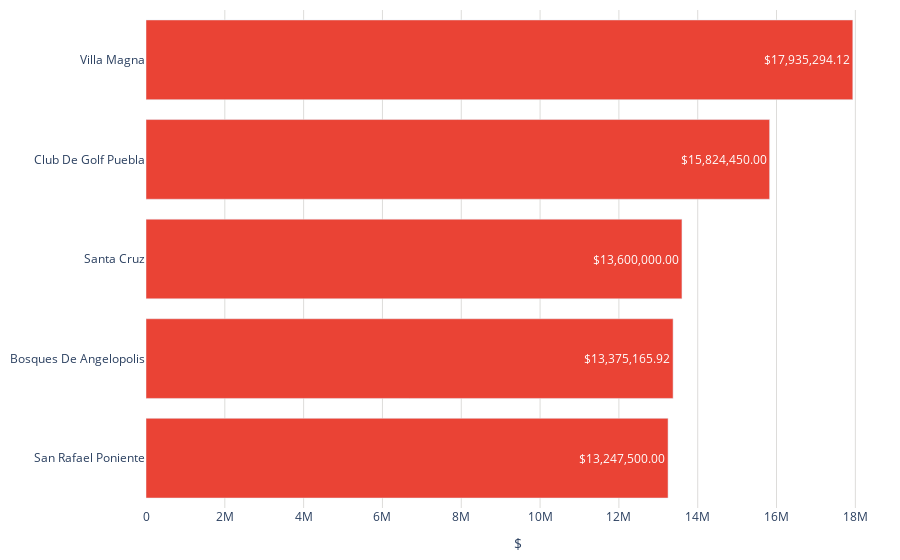

Notebook cell for this chart:
### Code cell
colores = ['#df00ff','#939fad','#6773df','#67c2df','#7cc668','#ffb038','#ff4853','#3d45c0']
col = top_colonias_caras['colonia']
precio = top_colonias_caras['precio']
fig = go.Figure()
fig.add_trace(go.Bar(
    y=col[::-1],  # Invertir el orden de los datos
    x=precio[::-1],  # Invertir el orden de los datos
    orientation='h', 
    marker_color='#ea4335',  # Colores de las barras
    text=precio[::-1].apply(lambda x: '${:,.2f}'.format(x)),  # Invertir el orden de los datos
    textposition='inside',  # Posición del texto (puede ser 'inside' o 'outside')
))
fig.update_layout(
    #title='Colonias más caras (Tulancingo)',  # Título de la gráfica
    xaxis=dict(
        title='$', # Título del eje x
        gridcolor='#dddcda', # Color de las líneas que dividen los rangos del eje X
        #range=[0, 8000000],  # Establecer el rango del eje y
        #tickvals=[0, 2000000,4000000,6000000, 8000000],  # Definir los valores de las marcas en el eje y
        #ticktext=['$0.00', '$2,000,000.00', '$4,000,000.00','$6,000,000.00','$8,000,000.00'],  # Definir el texto de las marcas en el eje y
    ),   margin=dict(l=10, r=10, t=10, b=10),  # Ajusta los márgenes (left, right, top, bottom) 
    plot_bgcolor='rgba(0,0,0,0)',  # Color de fondo del gráfico
)
# Exportar gráfica como archivo HTML
def guardar_grafico_como_html(fig, nombre_archivo, carpeta='assets/graficas'):
    # Crear la carpeta si no existe
    if not os.path.exists(carpeta):
        os.makedirs(carpeta)
    
    # Gráfica como archivo HTML en la carpeta especificada
    pio.write_html(fig, f'{carpeta}/{nombre_archivo}.html')

guardar_grafico_como_html(fig, 'g_bar_colonias_caras', carpeta='assets/graficas')
fig.show()

### Figure 1 — Plotly figure (JSON) as saved in the notebook; plotly's stock layout.template omitted (floating-point values rounded to 4 significant figures)
{"data": [{"marker": {"color": "#ea4335"}, "orientation": "h", "text": ["$13,247,500.00", "$13,375,165.92", "$13,600,000.00", "$15,824,450.00", "$17,935,294.12"], "textposition": "inside", "type": "bar", "x": [13247500, 13380000.0, 13600000, 15824450, 17940000.0], "y": ["San Rafael Poniente", "Bosques De Angelopolis", "Santa Cruz", "Club De Golf Puebla", "Villa Magna"]}], "layout": {"margin": {"b": 10, "l": 10, "r": 10, "t": 10}, "plot_bgcolor": "rgba(0,0,0,0)", "xaxis": {"gridcolor": "#dddcda", "title": {"text": "$"}}}}
